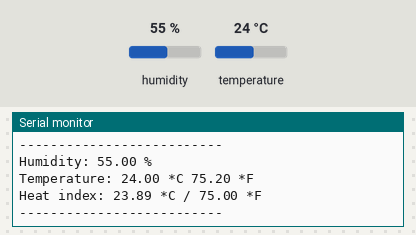
The sketch below on a simulated Arduino Uno, built with avr-gcc and run on an emulated ATmega328P. Parts: the last lines printed to the serial monitor. The inputs (shaded band) are chosen by the test bench; at power-on: humidity 55 %, temperature 24 °C.

Above: at 4.8 s.
4.9 s: humidity set to 22 %
At 7.3 s:
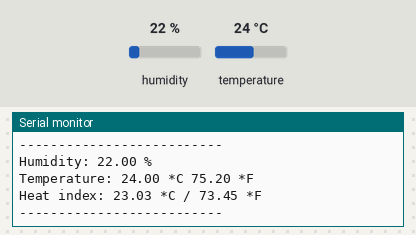
8.0 s: temperature set to 12 °C
At 9.1 s:
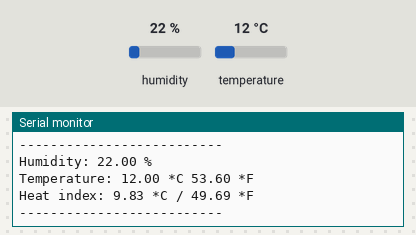
14.5 s: humidity set to 40 %
At 17.6 s:
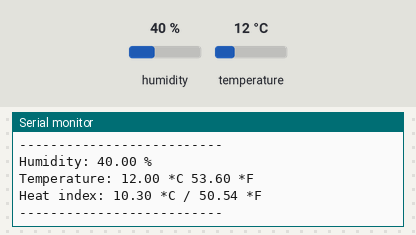
Timing chart, 0 to 19.1 s (numbered marks = the images above; inputs shaded):
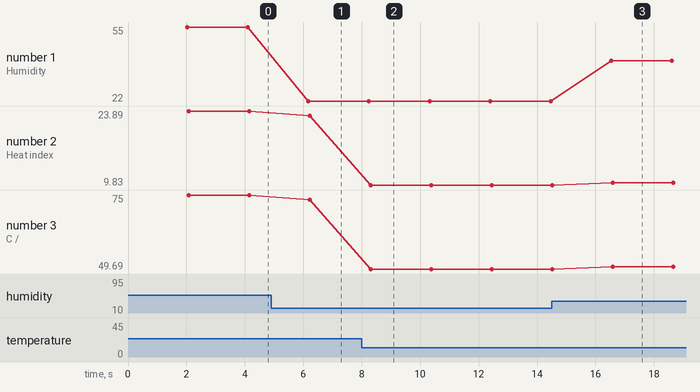

Measured:
- after the input at 4.9 s, the serial monitor: prints a new line after 1.3 s (image 1)
- after the input at 8.0 s, the serial monitor: prints a new line after 0.27 s (image 2)
- after the input at 14.5 s, the serial monitor: prints a new line after 2.0 s (image 3)
- plotted number 1: 55 → 22 after the input at 4.9 s, 22 → 40 after the input at 14.5 s
- plotted number 2: 23.89 → 23.03 after the input at 4.9 s, 23.03 → 9.83 after the input at 8.0 s, 9.83 → 10.3 after the input at 14.5 s
- plotted number 3: 75 → 73.45 after the input at 4.9 s, 73.45 → 49.69 after the input at 8.0 s, 49.69 → 50.54 after the input at 14.5 s

The sketch:

DHT11_TEMP_HUMIDITY_sensor.ino
```cpp
#include "DHT.h"
#define DHTPIN 4
#define DHTTYPE DHT11

DHT dht(DHTPIN, DHTTYPE);

void setup() {
  Serial.begin(9600);
  Serial.println("DHT11 testing start!");
  dht.begin();
}

void loop() {
  delay(2000);

  // Reading temperature or humidity takes about 250 milliseconds!
  // Sensor readings may also be up to 2 seconds 'old' (its a very slow sensor)

  float humidity = dht.readHumidity();
  float celsius = dht.readTemperature();
  float fahrenheit = dht.readTemperature(true);

  // Check if any reads failed and exit early (to try again).
  if (isnan(humidity) || isnan(celsius) || isnan(fahrenheit)) {
    Serial.println("Failed to read from DHT sensor!");
    return;
  }

  // Compute heat index in Fahrenheit (the default)
  float hif = dht.computeHeatIndex(fahrenheit, humidity);
  // Compute heat index in Celsius (isFahreheit = false)
  float hic = dht.computeHeatIndex(celsius, humidity, false);

  Serial.print("Humidity: ");
  Serial.print(humidity);
  Serial.println(" %\t");
  Serial.print("Temperature: ");
  Serial.print(celsius);
  Serial.print(" *C ");
  Serial.print(fahrenheit);
  Serial.println(" *F\t");
  Serial.print("Heat index: ");
  Serial.print(hic);
  Serial.print(" *C / ");
  Serial.print(hif);
  Serial.println(" *F");
  Serial.println("--------------------------");
}
```
